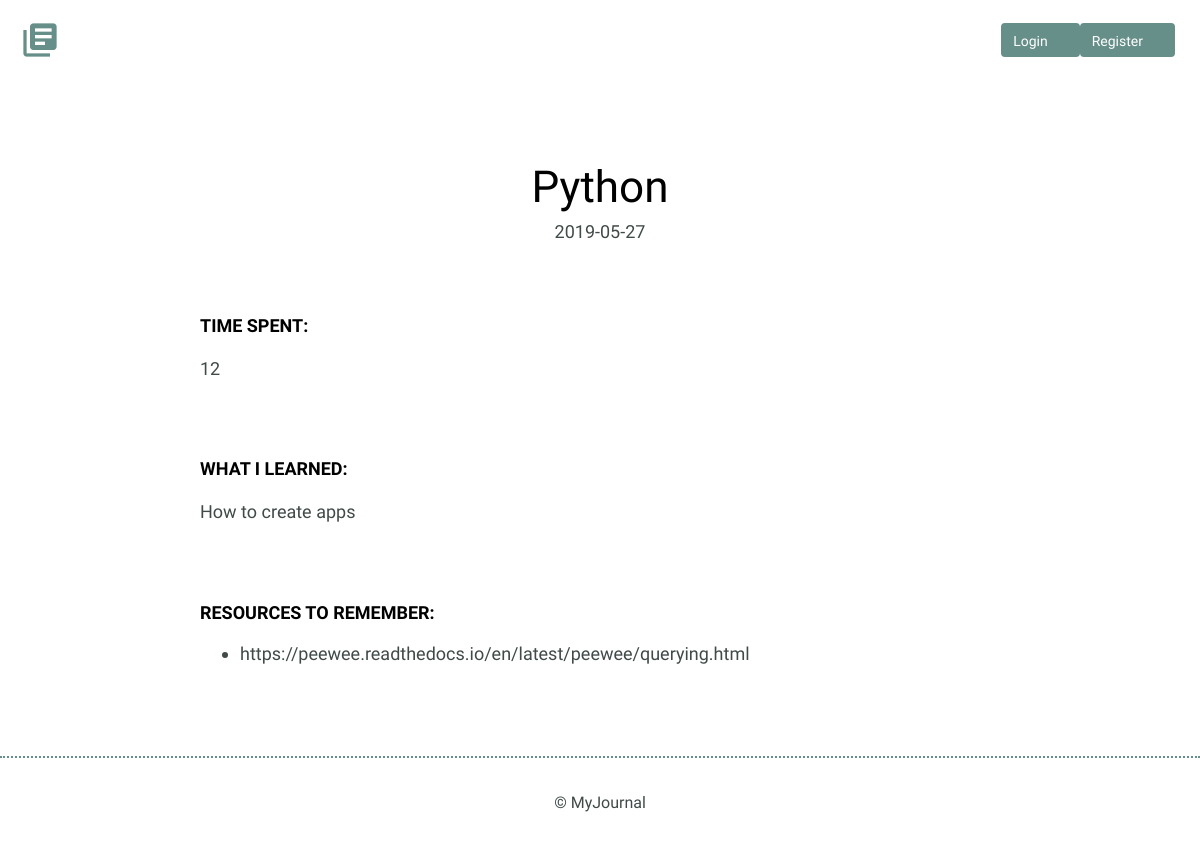
/entries/1, run on an earlier commit of the app's database.
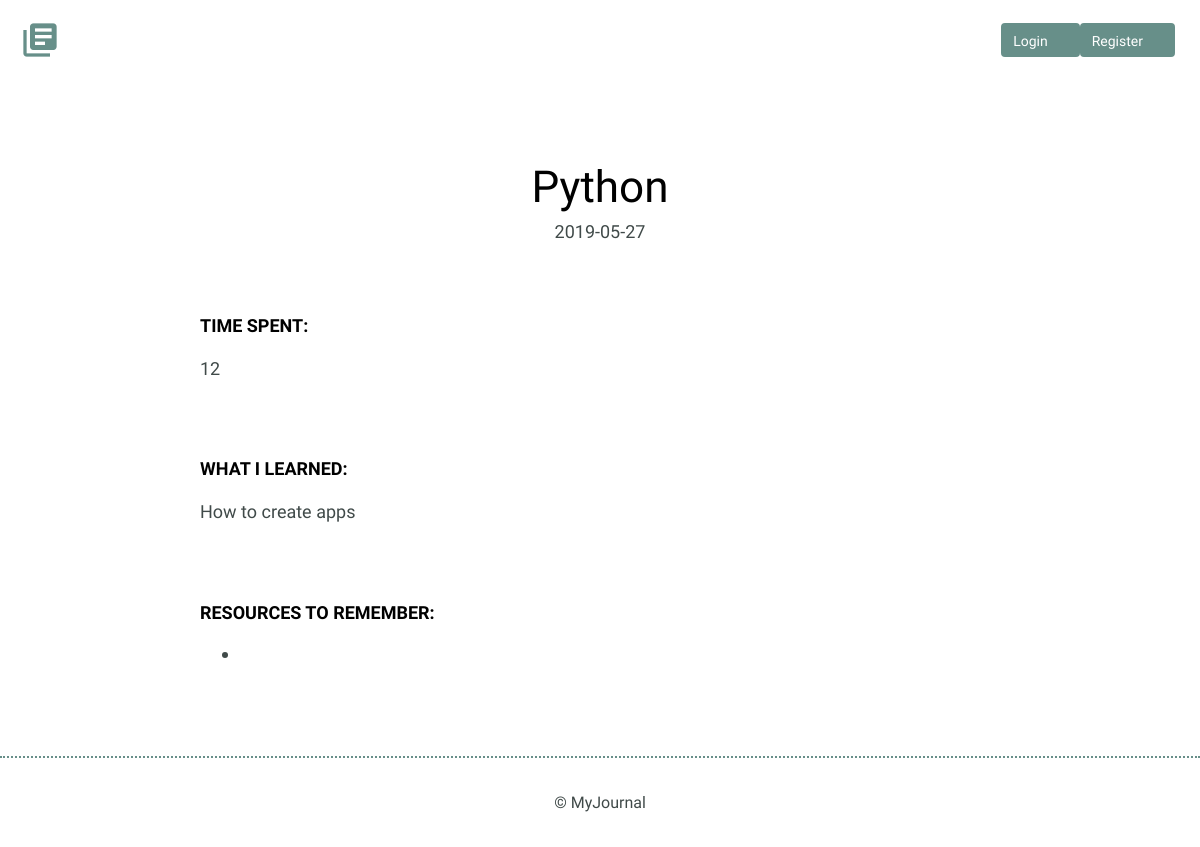
And on a later commit of the database.
### models.py (models this page shows)
class Entry(Model):
    user = ForeignKeyField(User, related_name='entries')
    title = CharField(max_length=100)
    date = DateField(formats=['%Y-%m-%d'])
    time = IntegerField()
    learned = TextField()
    resources = TextField()
    class Meta:
        database = DATABASE
        order_by = ('date',)

### app.py (the view)
@app.route('/entries/<id>')
def view_entry(id):
    entry = get_entry(id)
    return render_template('detail.html', entry=entry)

### app.py (called while the page is built)
@app.before_request
def before_request():
    g.db = models.DATABASE
    g.db.connect()
    g.user = current_user

@app.after_request
def after_request(response):
    g.db.close()
    return response

def get_entry(id):
    try:
        entry = models.Entry.select().where(models.Entry.id == id).get()
    except models.DoesNotExist:
        abort(404)
    return entry

### templates/detail.html (shortened to what this page needs)
{% extends 'layout.html' %}
{% block content %}
<section>
  <div class="container">
    <div class="entry-list single">
      <article>
        <h1>{{ entry.title }}</h1>
        <time datetime="{{ entry.date.strftime('%Y-%m-%d') }}">{{ entry.date.strftime('%Y-%m-%d') }}</time>
        <div class="entry">
          <h3>Time Spent: </h3>
            <p>{{ entry.time }}</p>
        </div>
        <div class="entry">
          <h3>What I Learned:</h3>
            <p>{{ entry.learned }}</p>
        </div>
        <div class="entry">
          <h3>Resources to Remember:</h3>
            <ul>
              <li>{{ entry.resources }}</li>
            </ul>
        </div>
      </article>
    </div>
  </div>
</section>
{% endblock %}

### templates/layout.html (shortened to what this page needs)
<!DOCTYPE html>
<html>
    <head>
        <link rel="stylesheet" href="/static/css/normalize.css">
        <link rel="stylesheet" href="/static/css/site.css">
    </head>
    <body>
        <header>
            <div class="container">
                <div class="site-header">
                  <a class="logo" href="{{ url_for('index') }}"><i class="material-icons">library_books</i></a>
                  {% if current_user.is_authenticated %}
                  <a class="button icon-right" href="{{ url_for('new_entry') }}"><span>New Entry</span> <i class="material-icons">add</i></a>
                  <a class="button icon-right" href="{{ url_for('logout') }}"><span>Logout</span></a>
                  {% else %}
                  <a class="button icon-right" href="{{ url_for('register') }}"><span>Register</span></a>
                  <a class="button icon-right" href="{{ url_for('login') }}"><span>Login</span></a>
                  {% endif %}
                </div>
            </div>
        </header>
        {% block content %}{% endblock %}
        <footer>
            <div>
                &copy; MyJournal
            </div>
        </footer>
    </body>
</html>

### static/css/site.css (style rules this page uses)
body { font-size: 16px; color: #404a49; font-family: 'Cousine', serif; font-weight: 400; }
.container { margin: 0 auto; padding: 0 25px; }
header .site-header { margin: 0 auto; height: 95px; }
header .logo i { color: #678f89; margin: 20px 0 0 -5px; float: left; font-size: 40px; }
header .button { float: right; margin: 33px 0 0 0; }
footer { text-align: center; padding: 35px 0; border-top: 2px dotted #678f89; }
.button { padding: 8px 10px 6px 10px; background: #678f89; border: 2px solid #678f89; border-radius: 4px; text-decoration: none; color: #FFF; position: relative; text-align: center; font-size: 14px; }
.button.icon-right { padding-right: 30px; top: -10px; }
h1, h2, h3 { margin: 0; font-weight: 400; line-height: 1em; color: #000; }
h1 { font-size: 44px; margin-bottom: 12px; }
h3 { font-size: 18px; font-family: 'Work Sans', serif; font-weight: 600; text-transform: uppercase; }
p { line-height: 1.8em; font-size: 18px; }
ul li { line-height: 1.8em; font-size: 18px; }
.entry-list, .edit-entry, .new-entry { max-width: 800px; margin: 0 auto; padding: 70px 0 150px 0; }
.entry-list article { margin-bottom: 70px; text-align: center; }
.entry-list article:last-child { margin-bottom: 0; }
.entry-list.single { padding-bottom: 70px; }
.entry-list.single time { font-size: 18px; }
.entry { max-width: 800px; margin: 75px auto 0 auto; text-align: left; }
.entry p { margin-bottom: 40px; }

What changed in the data, as far as the page shows it:
changed Entry "Python": resources "https://peewee.readthedocs.io/en/latest/peewee/querying.html" → (not shown)
